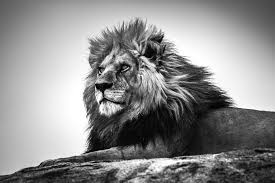
#> input picture images/lion.jpeg, 275 x 183 px
$ jupyter execute --allow-errors '8_Edge and Corner Detection OpenCV.ipynb'   (older library calls are emulated)
#> lines starting #> are read from the running program, lines starting #| are printed output that depends on the picture; after the words box and inside, x2 and y2 are one past the last pixel; in counts of white or black regions, pixels touching at a corner belong together
# <center> Edge detection using OpenCV

## Different types of edge detection in openCV

* Canny Edge detection
* Sobel Edge detection
* Laplacian Edge detection

[cell 1]
import os
import cv2
import numpy as np
import matplotlib.pyplot as plt


def image_plot_multiple(title,image): ## display function
    L=len(title)
    ncols=min(L,3)
    nrows=int(np.ceil(L/ncols))
    plt.subplots(nrows,ncols,figsize=(7*ncols,nrows*5))
    for i,item in enumerate(title):
        plt.subplot(nrows,ncols,i+1)
        plt.imshow(cv2.cvtColor(image[i],cv2.COLOR_BGR2RGB))
        plt.title(title[i])

[cell 2]
lion_path=os.path.join('images','lion.jpeg')
horse_image=os.path.join('images','Dreaming_about_a_horse.jpg')
lion=cv2.imread(lion_path,0)
#> lion is the input picture: shape (183, 275); min 0, max 255, mean 140.8
horse=cv2.imread(horse_image,0)

# Sobel Edge Detection

#> (a cell that did not finish here is left out)

[cell 4]
image=cv2.imread(os.path.join('images','perspective.jpeg'),0)
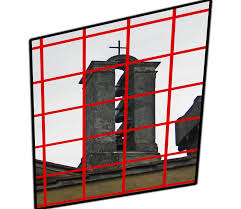
#> input picture images/perspective.jpeg, 241 x 209 px
#> image: shape (209, 241); min 0, max 255, mean 178.7
sobelx=cv2.Sobel(image,cv2.CV_8U,0,1,ksize=7)
sobely=cv2.Sobel(image,cv2.CV_8U,1,0,ksize=7)
Sobel_edges=cv2.bitwise_or(sobelx,sobely)
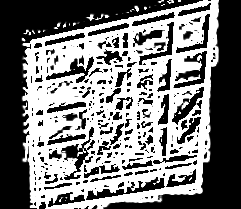
#> Sobel_edges: shape (209, 241); min 0, max 255, mean 122.5
plt.imshow(image,cmap='gray')
plt.title('Original')
image_plot_multiple(['Horizontal edges','Vertical Edges','Both'],[sobelx, sobely, Sobel_edges])

# Laplacian Edge Detection

[cell 5]
image=cv2.imread(os.path.join('images','Dreaming_about_a_horse.jpg'),0)
#> (the rest of this cell did not finish here and is left out)

[cell 6]
image=cv2.imread(os.path.join('images','perspective.jpeg'),0)
Laplacian_edges=cv2.Laplacian(image,cv2.CV_8U,ksize=7)
image_plot_multiple(['Original','Laplacian Edges'],[image, Laplacian_edges])

[cell 7]
image=cv2.imread(os.path.join('images','lion.jpeg'),0)
Laplacian_edges=cv2.Laplacian(image,cv2.CV_8U,ksize=7)
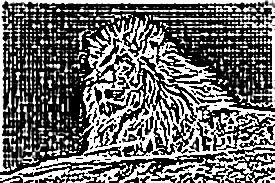
#> Laplacian_edges: shape (183, 275); min 0, max 255, mean 106.1
image_plot_multiple(['Original','Laplacian Edges'],[image, Laplacian_edges])

## Canny Edge Detection

[cell 8]
image=cv2.imread(os.path.join('images','perspective.jpeg'),0)
Canny_edges=cv2.Canny(image,100,255)
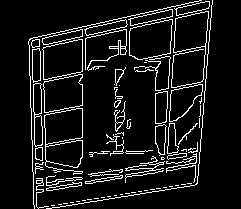
#> Canny_edges: shape (209, 241); 9% white in thin lines or dots, all inside (x1, y1, x2, y2) = (28, 0, 213, 209)
image_plot_multiple(['Original','Canny Edges'],[image, Canny_edges])

[cell 9]
image=cv2.imread(os.path.join('images','Dreaming_about_a_horse.jpg'),0)
Canny_edges=cv2.Canny(image,200,255)
#> (the rest of this cell did not finish here and is left out)

[cell 10]
image=cv2.imread(os.path.join('images','lion.jpeg'),0)
Canny_edges=cv2.Canny(image,150,250)
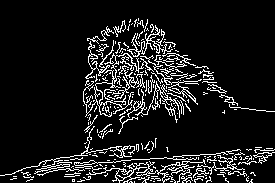
#> Canny_edges: shape (183, 275); 10.6% white in thin lines or dots
image_plot_multiple(['Original','Canny Edges'],[image, Canny_edges])
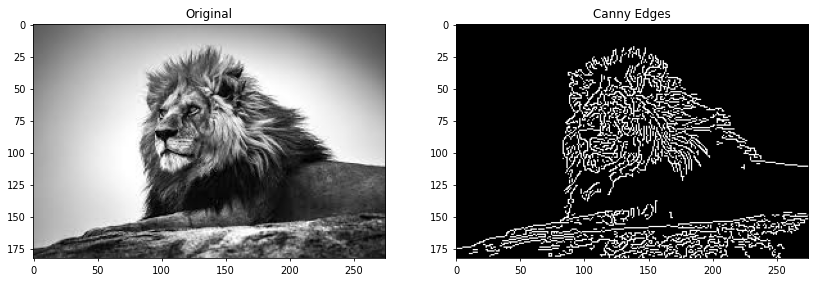
#> figure drawn by matplotlib, 2 panels

# Corner Detection

[cell 11]
import cv2
import numpy as np
image=cv2.imread(os.path.join('images','perspective.jpeg'))
#> image is the input picture: shape (209, 241, 3); mean B, G, R 172, 173.7, 191.6
image1=np.copy(image)
gray = cv2.cvtColor(image,cv2.COLOR_BGR2GRAY)
gray = np.float32(gray)
dst = cv2.cornerHarris(gray,blockSize=2,ksize=3,k=0.04)
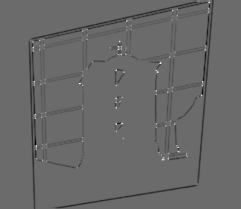
#> dst: shape (209, 241) float32; min -134510192, max 185384240, mean -3054456.5; drawn with min black and max white
dst = cv2.dilate(dst,None)
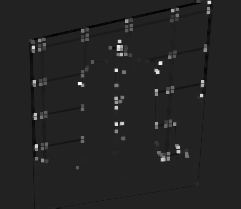
#> dst: shape (209, 241) float32; min -29266466, max 185384240, mean 1616149.8; drawn with min black and max white
image1[dst>0.2*dst.max()]=[0,0,255]
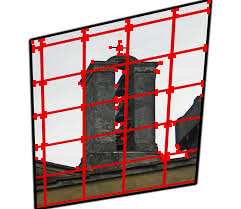
#> image1: shape (209, 241, 3); 2.21% of pixels changed, all inside (x1, y1, x2, y2) = (31, 0, 211, 169)
image_plot_multiple(['Original','Corners'],[image, image1])
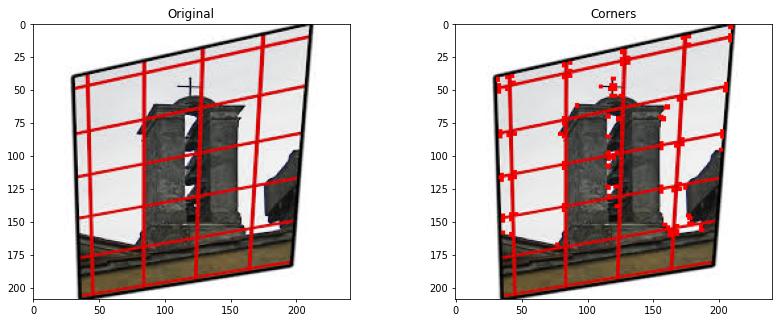
#> figure drawn by matplotlib, 2 panels
